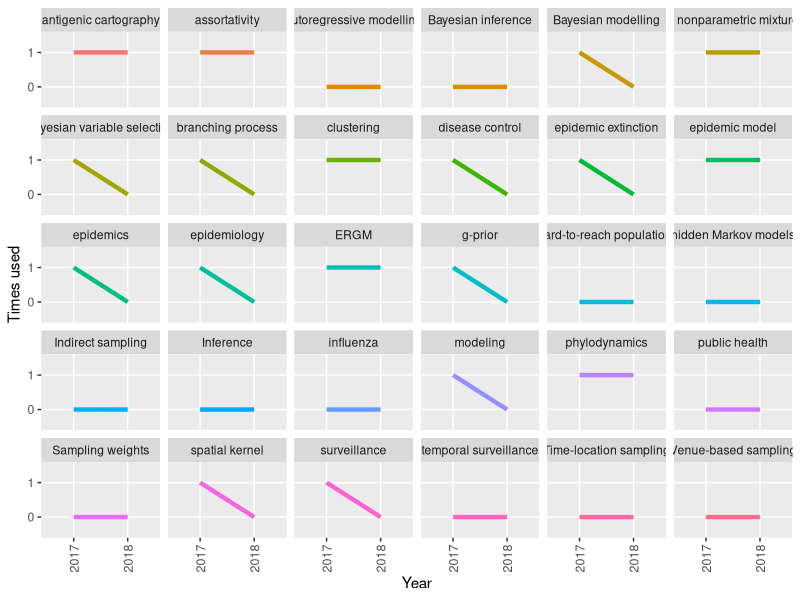

Write R code to recreate this figure.
library(ggplot2)
library(tidyr)
library(dplyr)

lgraph_key <- function(all.keywords) {

  first_year <- names(all.keywords)[4]
  last_year <- names(all.keywords)[ncol(all.keywords)]
  
  tidy_all.keywords <- all.keywords %>% 
    # reshape the dataframe; each year is not an individual variable now
    gather(Year, times_used, first_year:last_year) %>%                   
    # select only the columns we need to build a graph
    select(Keyword, Year, times_used) %>%   
    # change NAs to zeros
    mutate_if(is.numeric, funs(replace(., is.na(.), 0)))  
    
  ggplot(tidy_all.keywords, aes(x = gsub("[^0-9\\.]", "", Year), y = times_used, group=1, col=Keyword)) + 
    xlab("Year") +
    ylab("Times used") +
    # make facets by keyword  
    facet_wrap(~Keyword) +
    geom_line(size = 1.5, show.legend = FALSE) +
    # make y axis labels only integers
    scale_y_discrete(limits=c(0:max(tidy_all.keywords$times_used))) + 
    # prevent x axis labels overlapping
    theme(axis.text.x =
            element_text(size  = 9,
                         angle = 90,
                         hjust = 0.5,
                         vjust = 0.5))
}

lgraph_key(read.csv("Data/Total_Keywords.csv", stringsAsFactors = F))

